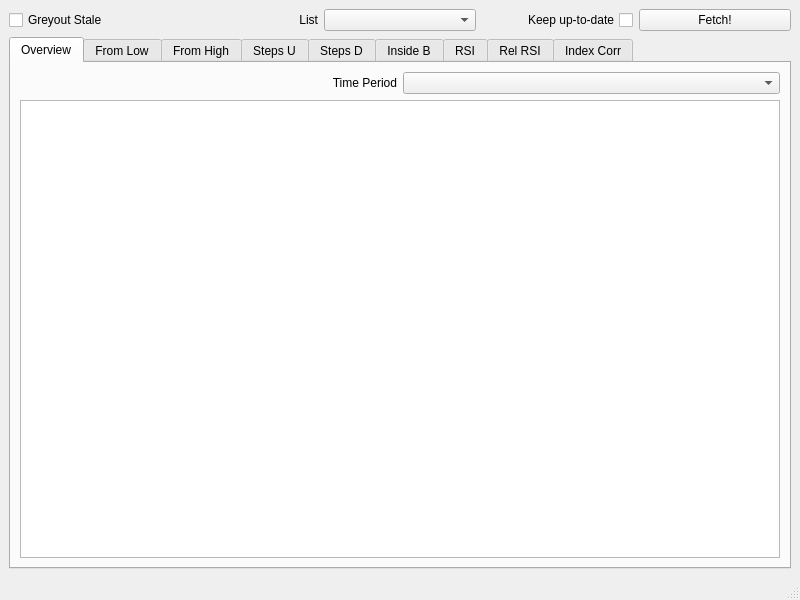
<?xml version="1.0" encoding="UTF-8"?>
<ui version="4.0">
 <class>MainWindow</class>
 <widget class="QMainWindow" name="MainWindow">
  <property name="geometry">
   <rect>
    <x>0</x>
    <y>0</y>
    <width>800</width>
    <height>600</height>
   </rect>
  </property>
  <property name="windowTitle">
   <string>Movers</string>
  </property>
  <widget class="QWidget" name="centralwidget">
   <layout class="QGridLayout" name="gridLayout">
    <item row="0" column="0">
     <layout class="QHBoxLayout" name="horizontalLayout_2">
      <item>
       <widget class="QCheckBox" name="use_stale_box">
        <property name="enabled">
         <bool>true</bool>
        </property>
        <property name="toolTip">
         <string extracomment="&quot;If this is on, data older than 15 minutes is greyed out."/>
        </property>
        <property name="layoutDirection">
         <enum>Qt::LeftToRight</enum>
        </property>
        <property name="text">
         <string>Greyout Stale</string>
        </property>
        <property name="checked">
         <bool>false</bool>
        </property>
       </widget>
      </item>
      <item>
       <widget class="QLabel" name="label_2">
        <property name="text">
         <string>List</string>
        </property>
        <property name="alignment">
         <set>Qt::AlignRight|Qt::AlignTrailing|Qt::AlignVCenter</set>
        </property>
       </widget>
      </item>
      <item>
       <widget class="QComboBox" name="list_selector"/>
      </item>
      <item>
       <widget class="QCheckBox" name="keep_up_box">
        <property name="layoutDirection">
         <enum>Qt::RightToLeft</enum>
        </property>
        <property name="text">
         <string>Keep up-to-date</string>
        </property>
       </widget>
      </item>
      <item>
       <widget class="QPushButton" name="fetch_button">
        <property name="text">
         <string>Fetch!</string>
        </property>
       </widget>
      </item>
     </layout>
    </item>
    <item row="1" column="0">
     <widget class="QTabWidget" name="tab_widget">
      <property name="toolTip">
       <string>&lt;html&gt;&lt;head/&gt;&lt;body&gt;&lt;p&gt;Testing&lt;/p&gt;&lt;/body&gt;&lt;/html&gt;</string>
      </property>
      <property name="currentIndex">
       <number>0</number>
      </property>
      <widget class="QWidget" name="overview_widget">
       <property name="accessibleName">
        <string>Movers</string>
       </property>
       <attribute name="title">
        <string>Overview</string>
       </attribute>
       <layout class="QGridLayout" name="gridLayout_4">
        <item row="0" column="0">
         <layout class="QHBoxLayout" name="horizontalLayout">
          <item>
           <widget class="QLabel" name="label">
            <property name="text">
             <string>Time Period</string>
            </property>
            <property name="alignment">
             <set>Qt::AlignRight|Qt::AlignTrailing|Qt::AlignVCenter</set>
            </property>
           </widget>
          </item>
          <item>
           <widget class="QComboBox" name="period_selector"/>
          </item>
         </layout>
        </item>
        <item row="1" column="0">
         <widget class="QTableView" name="overview_table"/>
        </item>
       </layout>
      </widget>
      <widget class="QWidget" name="from_low_widget">
       <attribute name="title">
        <string>From Low</string>
       </attribute>
       <layout class="QGridLayout" name="gridLayout_6">
        <item row="0" column="0">
         <widget class="QTableView" name="low_table"/>
        </item>
       </layout>
      </widget>
      <widget class="QWidget" name="from_high_widget">
       <attribute name="title">
        <string>From High</string>
       </attribute>
       <layout class="QGridLayout" name="gridLayout_7">
        <item row="0" column="0">
         <widget class="QTableView" name="high_table"/>
        </item>
       </layout>
      </widget>
      <widget class="QWidget" name="steps_up_widget">
       <attribute name="title">
        <string>Steps U</string>
       </attribute>
       <layout class="QGridLayout" name="gridLayout_2">
        <item row="0" column="0">
         <widget class="QTableView" name="step_up_table"/>
        </item>
       </layout>
      </widget>
      <widget class="QWidget" name="steps_down_widget">
       <attribute name="title">
        <string>Steps D</string>
       </attribute>
       <layout class="QGridLayout" name="gridLayout_8">
        <item row="0" column="0">
         <widget class="QTableView" name="step_down_table"/>
        </item>
       </layout>
      </widget>
      <widget class="QWidget" name="inside_bar_widget">
       <attribute name="title">
        <string>Inside B</string>
       </attribute>
       <layout class="QGridLayout" name="gridLayout_10">
        <item row="0" column="0">
         <widget class="QTableView" name="inside_bar_table"/>
        </item>
       </layout>
      </widget>
      <widget class="QWidget" name="rsi_widget">
       <attribute name="title">
        <string>RSI</string>
       </attribute>
       <layout class="QGridLayout" name="gridLayout_3">
        <item row="0" column="0">
         <widget class="QTableView" name="rsi_table"/>
        </item>
       </layout>
      </widget>
      <widget class="QWidget" name="rel_rsi_widget">
       <attribute name="title">
        <string>Rel RSI</string>
       </attribute>
       <layout class="QGridLayout" name="gridLayout_5">
        <item row="1" column="0">
         <widget class="QTableView" name="rel_rsi_table"/>
        </item>
        <item row="0" column="0">
         <layout class="QHBoxLayout" name="horizontalLayout_4">
          <item>
           <widget class="QLabel" name="label_4">
            <property name="text">
             <string>Comparison</string>
            </property>
           </widget>
          </item>
          <item>
           <widget class="QComboBox" name="index_selector"/>
          </item>
         </layout>
        </item>
       </layout>
      </widget>
      <widget class="QWidget" name="corr_widget">
       <attribute name="title">
        <string>Index Corr</string>
       </attribute>
       <layout class="QGridLayout" name="gridLayout_9">
        <item row="1" column="0">
         <widget class="QTableView" name="index_correlation_table"/>
        </item>
        <item row="0" column="0">
         <layout class="QHBoxLayout" name="horizontalLayout_3" stretch="4,2,2,1,0">
          <item>
           <widget class="QLabel" name="label_6">
            <property name="text">
             <string/>
            </property>
           </widget>
          </item>
          <item>
           <widget class="QLabel" name="label_3">
            <property name="text">
             <string>Time frame selection</string>
            </property>
            <property name="alignment">
             <set>Qt::AlignRight|Qt::AlignTrailing|Qt::AlignVCenter</set>
            </property>
           </widget>
          </item>
          <item>
           <widget class="QComboBox" name="corr_frame_selector"/>
          </item>
          <item>
           <widget class="QLabel" name="label_5">
            <property name="text">
             <string>Bars</string>
            </property>
            <property name="alignment">
             <set>Qt::AlignRight|Qt::AlignTrailing|Qt::AlignVCenter</set>
            </property>
           </widget>
          </item>
          <item>
           <widget class="QComboBox" name="corr_bar_counter"/>
          </item>
         </layout>
        </item>
       </layout>
      </widget>
     </widget>
    </item>
   </layout>
  </widget>
  <widget class="QStatusBar" name="statusBar"/>
 </widget>
 <resources/>
 <connections/>
</ui>
